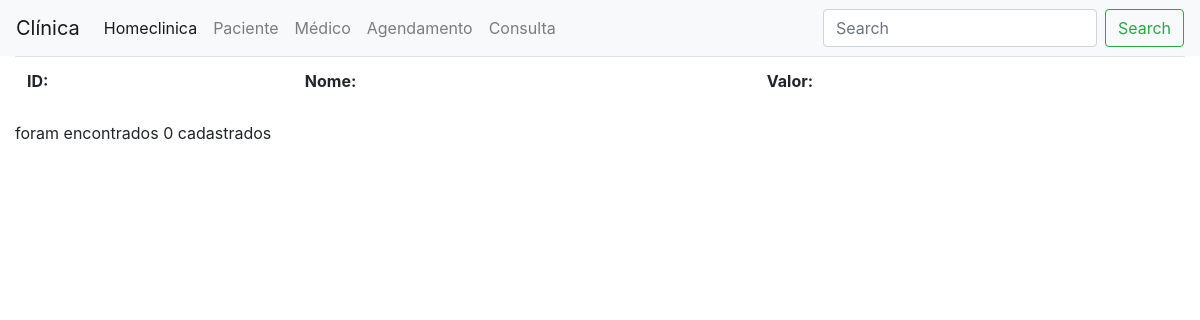
/atendimento/medicamento/, run on an earlier commit of the app's database.
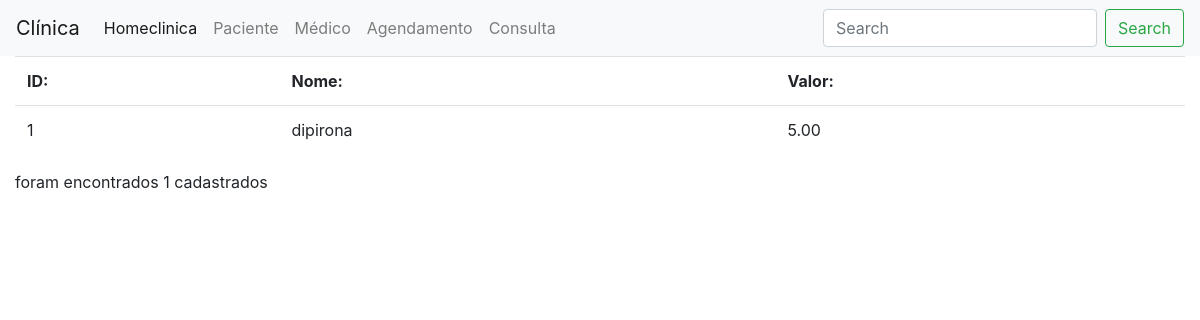
And on a later commit of the database.
### atendimento/models.py (models this page shows)
class Medicamento (models.Model):
    nome = models.CharField(max_length=50)
    valor= models.DecimalField(max_digits=30,decimal_places=2)
    gravida=models.BooleanField()

### atendimento/views.py (the view)
# urls.py: path('medicamento/', views.medicamento_list)
def medicamento_list(request):
    medicamentos=Medicamento.objects.all()
    return render(request, 'medicamento/list.html', {'medicamentos': medicamentos})

### atendimento/templates/medicamento/list.html
{% extends 'base.html' %}
     {% block conteudo%}
    <table class="table">
        <tr>
            <th>ID:</th>
            <th>Nome:</th>
            <th>Valor:</th>
        </tr>
        <tr>
            <body>
            {%for medicamento in medicamentos %}
            <td>{{medicamento.id}}</td>
            <td>{{medicamento.nome}}</td>
            <td>{{medicamento.valor}}</td>
        </tr>
        {% endfor %}
       </body>
    </table>
<p>foram encontrados {{medicamentos | length}} cadastrados</p>
{% endblock %}

What changed in the data, as far as the page shows it:
added Medicamento: id "1", nome "dipirona", valor "5.00"
Also different on the page:
{{ medicamentos | length }}: "0" → "1"
